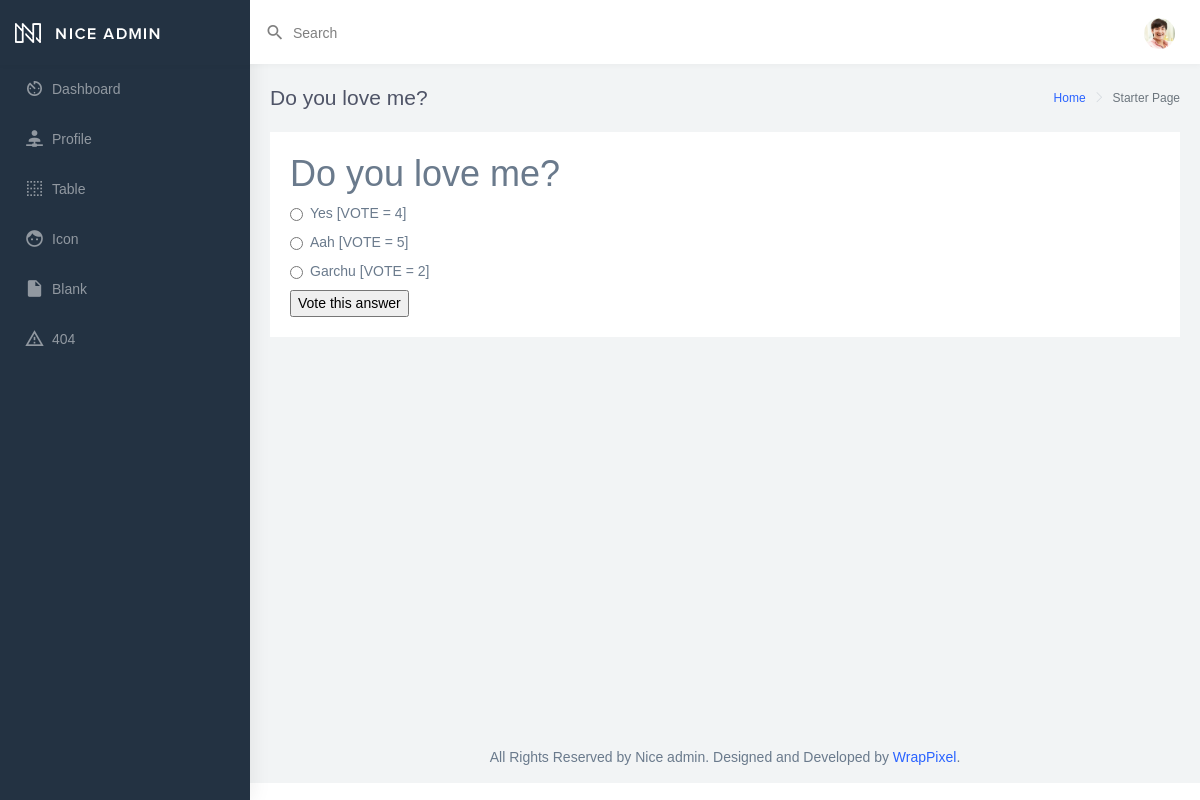
/polls/1, run on an earlier commit of the app's database.
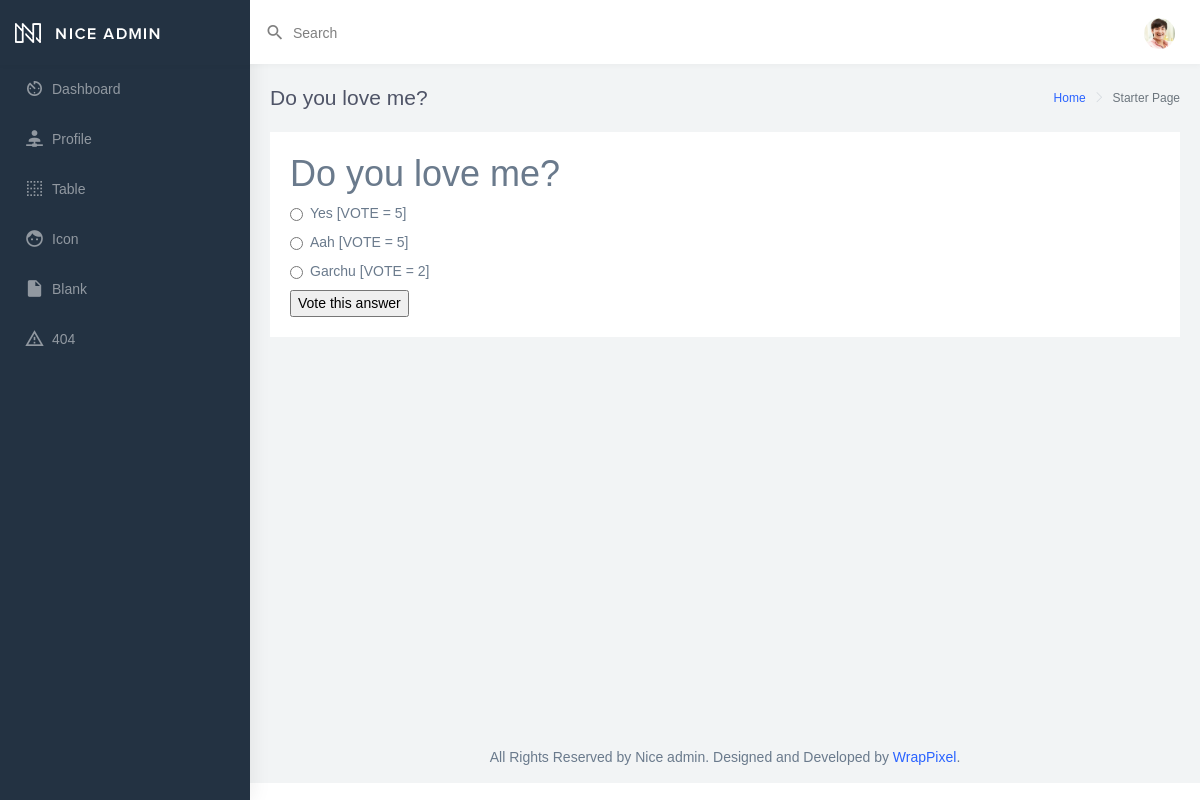
And on a later commit of the database.
### polls/models.py (models this page shows, shortened)
class Question(models.Model):
    question_text = models.TextField(max_length= 200)
    created = models.DateTimeField("Date Loved", auto_now=True)

class Choice(models.Model):
    question_id = models.ForeignKey(Question, on_delete=models.CASCADE)
    choice_text = models.TextField(max_length=20)
    created = models.DateTimeField("Date Created")
    vote = models.IntegerField(default=0)

### polls/views.py (the view)
# urls.py: path('<int:question_id>', views.detail),
def detail(request, question_id):
    question = Question.objects.get(pk=question_id)
    data = {'question' : question}
    return render(request, 'polls/detail.html', data)

### polls/templates/polls/detail.html (shortened to what this page needs)
{% extends 'polls/template.html' %}
{% block title_block %}
    {{ question.question_text }}
{% endblock %}
{% block main_content %}
    <h1>{{ question.question_text }}</h1>
     <form method="post" action="/polls/{{ question.id }}/vote">
         {% for choice in question.choice_set.all %}
                 <div class="form-check">
                      <input type="radio" id="choice_radio" class="form-check-input" name="choice" value="{{ choice.id }}">
                 <label for="choice_radio"> {{ choice.choice_text }} [VOTE = {{ choice.vote }}] </label>
                 </div>
         {% endfor %}
        <input type="submit" value="Vote this answer">
     </form>
{% endblock %}

### polls/templates/polls/template.html (shortened to what this page needs)
{% load static %}
<!DOCTYPE html>
<html dir="ltr" lang="en">
<head>
    <link href="{% static 'polls/css/style.min.css' %}" rel="stylesheet">
</head>
<body>
    <div id="main-wrapper" data-navbarbg="skin6" data-theme="light" data-layout="vertical" data-sidebartype="full" data-boxed-layout="full">
        <header class="topbar" data-navbarbg="skin6">
            <nav class="navbar top-navbar navbar-expand-md navbar-light">
                <div class="navbar-header" data-logobg="skin5">
                    <div class="navbar-brand">
                        <a href="index.html" class="logo">
                            <b class="logo-icon">
                                <img src="{% static 'polls/img/logo-light-icon.png' %}" alt="homepage" class="light-logo" />
                            </b>
                            <span class="logo-text">
                                <img src=" {% static 'polls/img/logo-light-text.png' %} " class="light-logo" alt="homepage" />
                            </span>
                        </a>
                    </div>
                </div>
                <div class="navbar-collapse collapse" id="navbarSupportedContent" data-navbarbg="skin6">
                    <ul class="navbar-nav float-left mr-auto">
                        <li class="nav-item search-box">
                            <a class="nav-link waves-effect waves-dark" href="javascript:void(0)">
                                <div class="d-flex align-items-center">
                                    <i class="mdi mdi-magnify font-20 mr-1"></i>
                                    <div class="ml-1 d-none d-sm-block">
                                        <span>Search</span>
                                    </div>
                                </div>
                            </a>
                        </li>
                    </ul>
                    <ul class="navbar-nav float-right">
                        <li class="nav-item dropdown">
                            <a class="nav-link dropdown-toggle text-muted waves-effect waves-dark pro-pic" href="" data-toggle="dropdown" aria-haspopup="true" aria-expanded="false"><img src="/static/polls/img/users/1.jpg" alt="user" class="rounded-circle" width="31"></a>
                        </li>
                    </ul>
                </div>
            </nav>
        </header>
        <aside class="left-sidebar" data-sidebarbg="skin5">
            <div class="scroll-sidebar">
                <nav class="sidebar-nav">
                    <ul id="sidebarnav">
                        <li class="sidebar-item">
                            <a class="sidebar-link waves-effect waves-dark sidebar-link" href="index.html" aria-expanded="false">
                                <i class="mdi mdi-av-timer"></i>
                                <span class="hide-menu">Dashboard</span>
                            </a>
                        </li>
                        <li class="sidebar-item">
                            <a class="sidebar-link waves-effect waves-dark sidebar-link" href="pages-profile.html" aria-expanded="false">
                                <i class="mdi mdi-account-network"></i>
                                <span class="hide-menu">Profile</span>
                            </a>
                        </li>
                        <li class="sidebar-item">
                            <a class="sidebar-link waves-effect waves-dark sidebar-link" href="table-basic.html" aria-expanded="false">
                                <i class="mdi mdi-border-none"></i>
                                <span class="hide-menu">Table</span>
                            </a>
                        </li>
                        <li class="sidebar-item">
                            <a class="sidebar-link waves-effect waves-dark sidebar-link" href="icon-material.html" aria-expanded="false">
                                <i class="mdi mdi-face"></i>
                                <span class="hide-menu">Icon</span>
                            </a>
                        </li>
                        <li class="sidebar-item">
                            <a class="sidebar-link waves-effect waves-dark sidebar-link" href="starter-kit.html" aria-expanded="false">
                                <i class="mdi mdi-file"></i>
                                <span class="hide-menu">Blank</span>
                            </a>
                        </li>
                        <li class="sidebar-item">
                            <a class="sidebar-link waves-effect waves-dark sidebar-link" href="error-404.html" aria-expanded="false">
                                <i class="mdi mdi-alert-outline"></i>
                                <span class="hide-menu">404</span>
                            </a>
                        </li>
                    </ul>
                </nav>
            </div>
        </aside>
        <div class="page-wrapper">
            <div class="page-breadcrumb">
                <div class="row">
                    <div class="col-5 align-self-center">
                        <h4 class="page-title">
                            {% block title_block %}{% endblock %}
                        </h4>
                    </div>
                    <div class="col-7 align-self-center">
                        <div class="d-flex align-items-center justify-content-end">
                            <nav aria-label="breadcrumb">
                                <ol class="breadcrumb">
                                    <li class="breadcrumb-item">
                                        <a href="#">Home</a>
                                    </li>
                                    <li class="breadcrumb-item active" aria-current="page">Starter Page</li>
                                </ol>
                            </nav>
                        </div>
                    </div>
                </div>
            </div>
            <div class="container-fluid">
                <div class="row">
                    <div class="col-12">
                        <div class="card">
                            <div class="card-body">
                                {% block main_content %}{% endblock %}
                            </div>
                        </div>
                    </div>
                </div>
            </div>
            <footer class="footer text-center">
                All Rights Reserved by Nice admin. Designed and Developed by
                <a href="https://wrappixel.com">WrapPixel</a>.
            </footer>
        </div>
    </div>
</body>
</html>

What changed in the data, as far as the page shows it:
changed Choice "Yes": choice "☐ Yes [VOTE = 4]" → "☐ Yes [VOTE = 5]"; vote "4" → "5"
